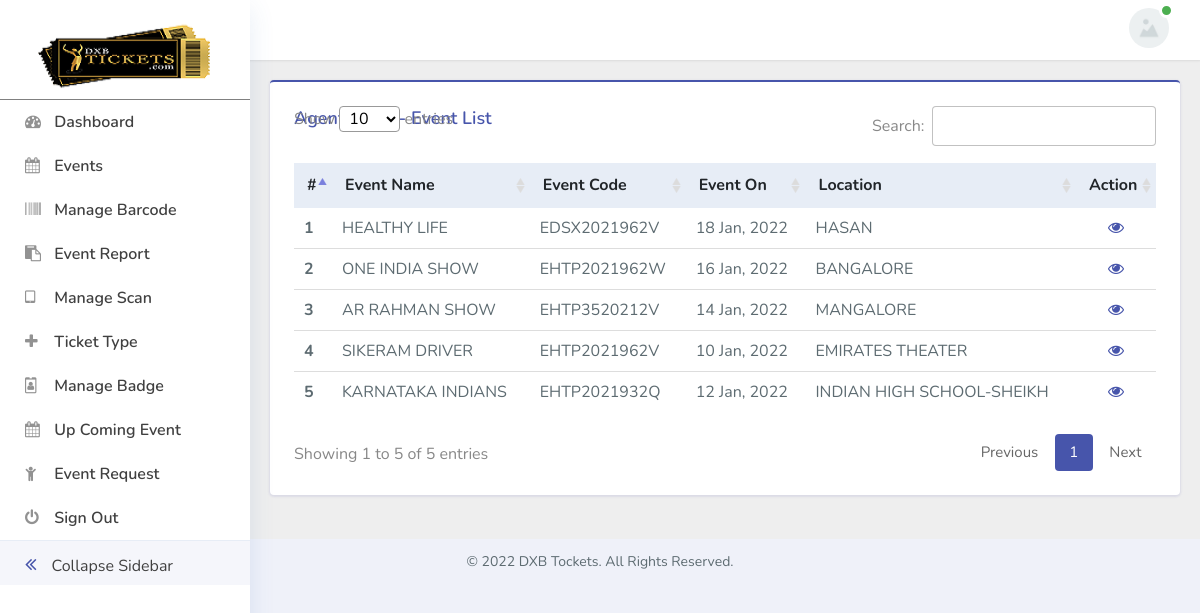
/admin/agent-sales.php (signed in), run on an earlier commit of the app's database.
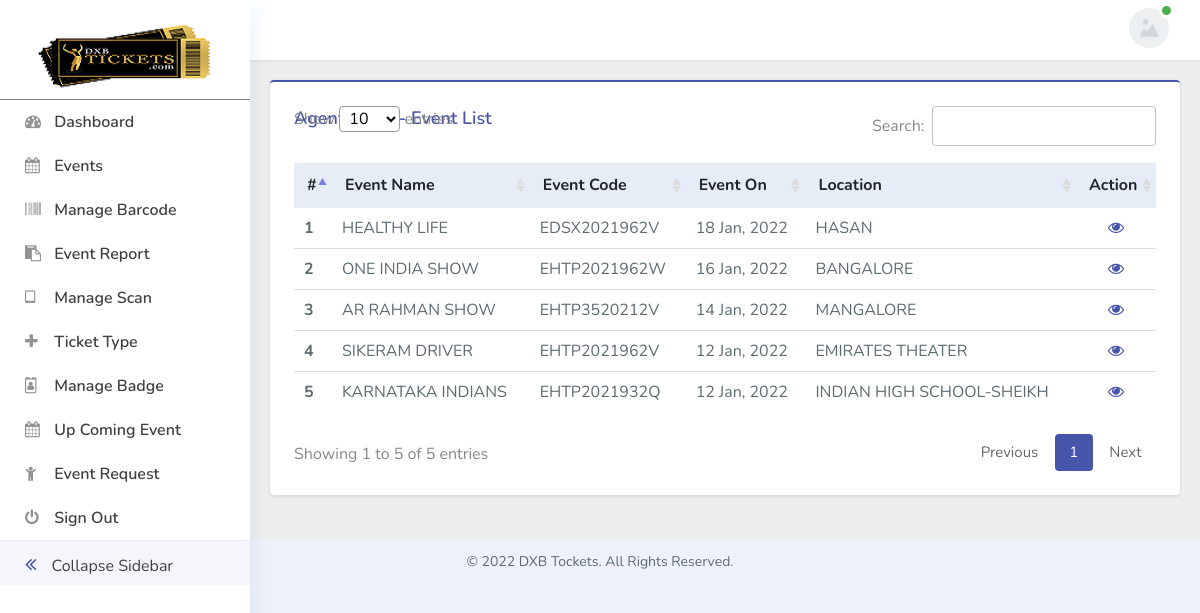
And on a later commit of the database.
### tables this page shows
CREATE TABLE IF NOT EXISTS `event_master` (
  `EM_Id` int(100) NOT NULL AUTO_INCREMENT,
  `CreatedBy` varchar(100) DEFAULT NULL,
  `EventName` varchar(250) DEFAULT NULL,
  `EventCode` varchar(50) DEFAULT NULL,
  `StartDate` date DEFAULT NULL,
  `StartTime` time DEFAULT NULL,
  `EndDate` date DEFAULT NULL,
  `EndTime` time DEFAULT NULL,
  `EventLocation` varchar(100) DEFAULT NULL,
  `TotalSeats` varchar(10) DEFAULT NULL,
  `AgeLimit` varchar(50) DEFAULT NULL,
  `Organizer` varchar(50) DEFAULT NULL,
  `PrintedBy` varchar(50) DEFAULT NULL,
  `EventStatus` varchar(10) DEFAULT NULL,
  `DateCreate` datetime DEFAULT NULL,
  `EventBanner` varchar(250) DEFAULT NULL,
  `ShortDescription` text,
  `Description` text,
  `Image1` varchar(250) DEFAULT NULL,
  `Image2` varchar(250) DEFAULT NULL,
  `Image3` varchar(250) DEFAULT NULL,
  PRIMARY KEY (`EM_Id`),
  UNIQUE KEY `EventCode` (`EventCode`)
);

### admin/agent-sales.php (the view, shortened to what this page needs)
<?php
    require_once '../config/connection.php';
    require_once './pages/link.php';
    require_once './pages/sidebar.php';
    require_once './pages/header.php';
?>
<div class="main-content">
    <div class="container-fluid content-top-gap">
        <div class="data-tables">
            <div class="row">
                <div class="col-lg-12 mb-4">
                    <div class="card card_border p-4 border-primary-top">
                        <h3 class="card__title position-absolute">Agent Sales - Event List</h3>
                        <div class="table-responsive">
                            <table id="meastroTable" class="display" style="width:100%">
                                <thead>
                                    <tr>
                                        <th>#</th>
                                        <th>Event Name</th>
                                        <th>Event Code</th>
                                        <th>Event On</th>
                                        <th>Location</th>
                                        <th>Action</th>
                                    </tr>
                                </thead>
                                <tbody>
                                    <?php
                                        $resd6 = mysqli_query($conn, "SELECT * FROM event_master WHERE NOT EventStatus = 'New' ORDER BY EM_Id DESC");
                                        if (mysqli_num_rows($resd6) > 0) {
                                            $count = 1;
                                            while($rowd6 = mysqli_fetch_assoc($resd6)) {
                                                echo "<tr>";
                                                echo "<th>".$count."</th>";
                                                echo "<td>".$rowd6['EventName']."</td>";
                                                echo "<td>".$rowd6['EventCode']."</td>";
                                                echo "<td>".date_format(date_create($rowd6['StartDate']), 'd M, Y') . "</td>";
                                                echo "<td>".$rowd6['EventLocation']."</td>";
                                                echo "<td class='text-center'>";
                                                echo "<a href='agent-sales-data.php?id=$rowd6[EM_Id]'><i class='fa fa-eye'></i></a>";
                                                echo "</td>";
                                                echo "</tr>";
                                                $count++;
                                            }
                                        }
                                    ?>
                                </tbody>
                            </table>
                        </div>
                    </div>
                </div>
            </div>
        </div>
    </div>
</div>
<?php
    require_once './pages/footer.php';
?>

What changed in the data, as far as the page shows it:
changed event_master "SIKERAM DRIVER": StartDate "10 Jan, 2022" → "12 Jan, 2022"
